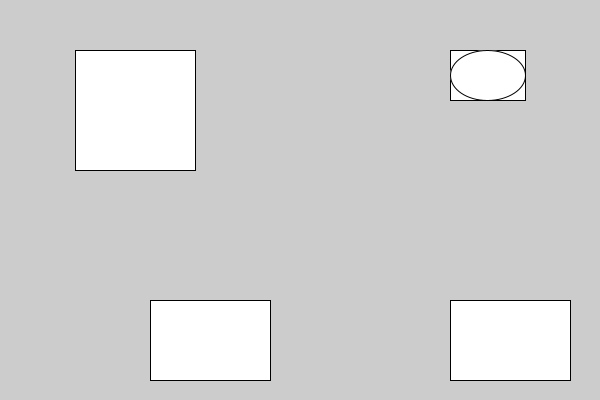
Frame 1 (no input)
Frame 60 (the mouse pressed at the canvas centre just before this capture): identical to frame 1, image omitted
Frame 120 (the mouse held since frame 60 and released just before this capture): identical to frame 1, image omitted

The Processing sketch that drew this single still picture (run headless with seeded random() and noise(); from frame 60 on, the mouse is pressed at the canvas centre):

// Processing sketch: DoThisNotThat_V1
// ── DoThisNotThat_V1.pde
//Global Variables
float buttonX1, buttonY1, buttonWidth1, buttonHeight1;
float buttonX2, buttonY2, buttonWidth2, buttonHeight2;
float rectDisplayX, rectDisplayY, rectDisplayWidth, rectDisplayHeight;
float ellipseX, ellipseY, ellipseXDiameter, ellipseYDiameter;
float x, y, xDiameter, yDiameter;
//
void setup()
{
  //Display Geometry
  size( 600, 400 ); //fullScreen(); //displayWidth, displayHeight
  //Display Orientation: Landscape, not portrait nor square
  println (width, height, displayWidth, displayHeight);
  //Swap display key variables for testing
  int appWidth = width; //displayWidth
  int appHeight = height; //displayHeight
  //With Strings, easier to print to console or canvas
  String ls="Landscape or Square", p="portrait", DO="Display Orientation:", instruct="Bru, turn your phun";
  String orientation = ( appWidth >= appHeight ) ? ls : p ; //Ternary Operator, repeats IF-ELSE to populate var
  println ( DO, orientation );
  //if ( orientation==p ) println(instruct); //Testing the orientation variable
  if (orientation==ls) {
    println("Good to Go");
  } else { //Break our app if not landscape
    println(instruct);
    appWidth = appWidth*0;
    appHeight = appHeight*0;
  } 
  println("App Geometry is:", "\tApp Width:", appWidth, "\t\tApp Height:", appHeight);
  //
  //Population
   buttonX1 = appWidth*1/4;
   buttonY1 = appHeight*3/4;
   buttonWidth1 = appWidth*1/5;
   buttonHeight1 = appHeight*1/5;
   buttonX2 = appWidth*3/4;
   buttonY2 = buttonY1;
   buttonWidth2 = buttonWidth1;
   buttonHeight2 = buttonHeight1;
   rectDisplayX = appWidth*1/8;
   rectDisplayY = appHeight*1/8;
   rectDisplayWidth = buttonWidth1;
   rectDisplayHeight = buttonWidth1;
   ellipseX = appWidth*6/8;
   ellipseY = rectDisplayY;
   ellipseXDiameter = appWidth*1/8; //Note: formulae not "square" but same
   ellipseYDiameter = appHeight*1/8;
   float ellipseRectXCenter = ellipseX + ellipseXDiameter*1/2 ;
   float ellipseRectYCenter = ellipseY + ellipseYDiameter*1/2 ;
   x = ellipseRectXCenter;
   y = ellipseRectYCenter;
   xDiameter = ellipseXDiameter;
   yDiameter = ellipseYDiameter;
}//End setup
//
void draw()
{
  rect(buttonX1, buttonY1, buttonWidth1, buttonHeight1); //DIV: "Click Me"
  rect(buttonX2, buttonY2, buttonWidth2, buttonHeight2); //DIV: "Or Me"
  rect(rectDisplayX, rectDisplayY, rectDisplayWidth, rectDisplayHeight); //DIV: Display Rectangle
  rect(ellipseX, ellipseY, ellipseXDiameter, ellipseYDiameter); //DIV: Display Ellipse
  ellipse(x, y, xDiameter, yDiameter);
}//End draw
//
void keyPressed() {
}//End keyPressed
//
void mousePressed() {
}//End mousePressed
//
//End MAIN
